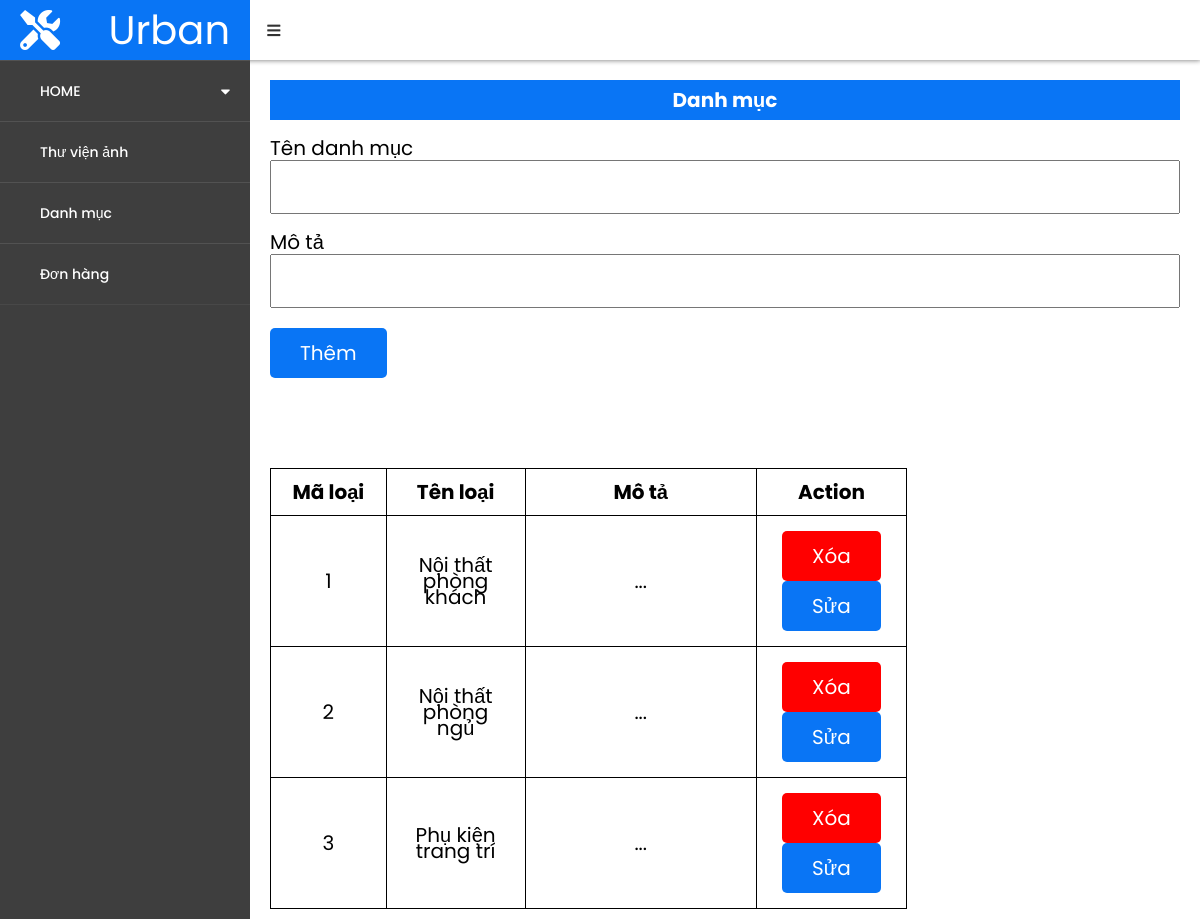
The page /Admin/admin_category.php (signed in) on the database its author committed.
### tables this page shows
CREATE TABLE `loai_noi_that` (
  `ma_loai` int(10) NOT NULL,
  `ten_loai` varchar(100) NOT NULL,
  `mo_ta` varchar(500) NOT NULL
);

### Admin/content_category.php (the view)
<?php
require_once '../Database/db.php';
$sql = "SELECT * FROM `loai_noi_that`";
$rs = mysqli_query($conn,$sql);
?>
<div class="content_libImg">
<table width="70%">
        <tr>
            <th width="100">Mã loại</th>
            <th width="120">Tên loại</th>
            <th width="200">Mô tả</th>
            <th width="10">Action</th>
        </tr>
        <?php foreach($rs as $rows) {?>
        <tr>
            <td><?=$rows['ma_loai']?></td>
            <td><?=$rows['ten_loai']?></td>
            <td><?=$rows['mo_ta']?></td>
            <td>
                <button class="btn_action delete_lib">
                    <a href="javascript:deleteCategory(<?php echo $rows["ma_loai"];?>)">Xóa</a>
                </button>
                <button class="btn_action update_cate">
                    <a class="updatecate_btn" href="admin_update_category.php?id=<?=$rows['ma_loai']?>">Sửa</a>
                </button>
            </td>
        </tr>
        <?php } ?>
    </table>
</div>

### assets/css/admin.css (style rules this page uses)
* { margin: 0; padding: 0; user-select: none; box-sizing: border-box; font-family: 'Poppins', sans-serif; }
table, th, td { border: 1px solid black; border-collapse: collapse; font-size: 2rem; }
th, td { padding: 15px; text-align: center; }
.btn_action { padding: 1rem 3rem; background-color: var(--main-color); border: none; outline: none; border-radius: 5px; color: var(--white-color); cursor: pointer; font-size: 2rem; }
.delete_lib { background-color: red; font-size: 2rem; }
.delete_lib a { text-decoration: none; color: #fff; }
.update_cate { background-color: var(--main-color); font-size: 2rem; }
.update_cate a { text-decoration: none; color: #fff; }

### assets/css/base.css (style rules this page uses)
:root { --white-color: #fff; --black-color: #000; --main-color: #0975F5; --text-color: #333; }
* { box-sizing: inherit; margin: 0; padding: 0; }
html { font-size: 62.5%; line-height: 1.6rem; font-family: 'Roboto', sans-serif; box-sizing: border-box; }

### rows shown on the page
loai_noi_that: ma_loai "1", ten_loai "Nội thất phòng khách", mo_ta "..."
loai_noi_that: ma_loai "2", ten_loai "Nội thất phòng ngủ", mo_ta "..."
loai_noi_that: ma_loai "3", ten_loai "Phụ kiện trang trí", mo_ta "..."
